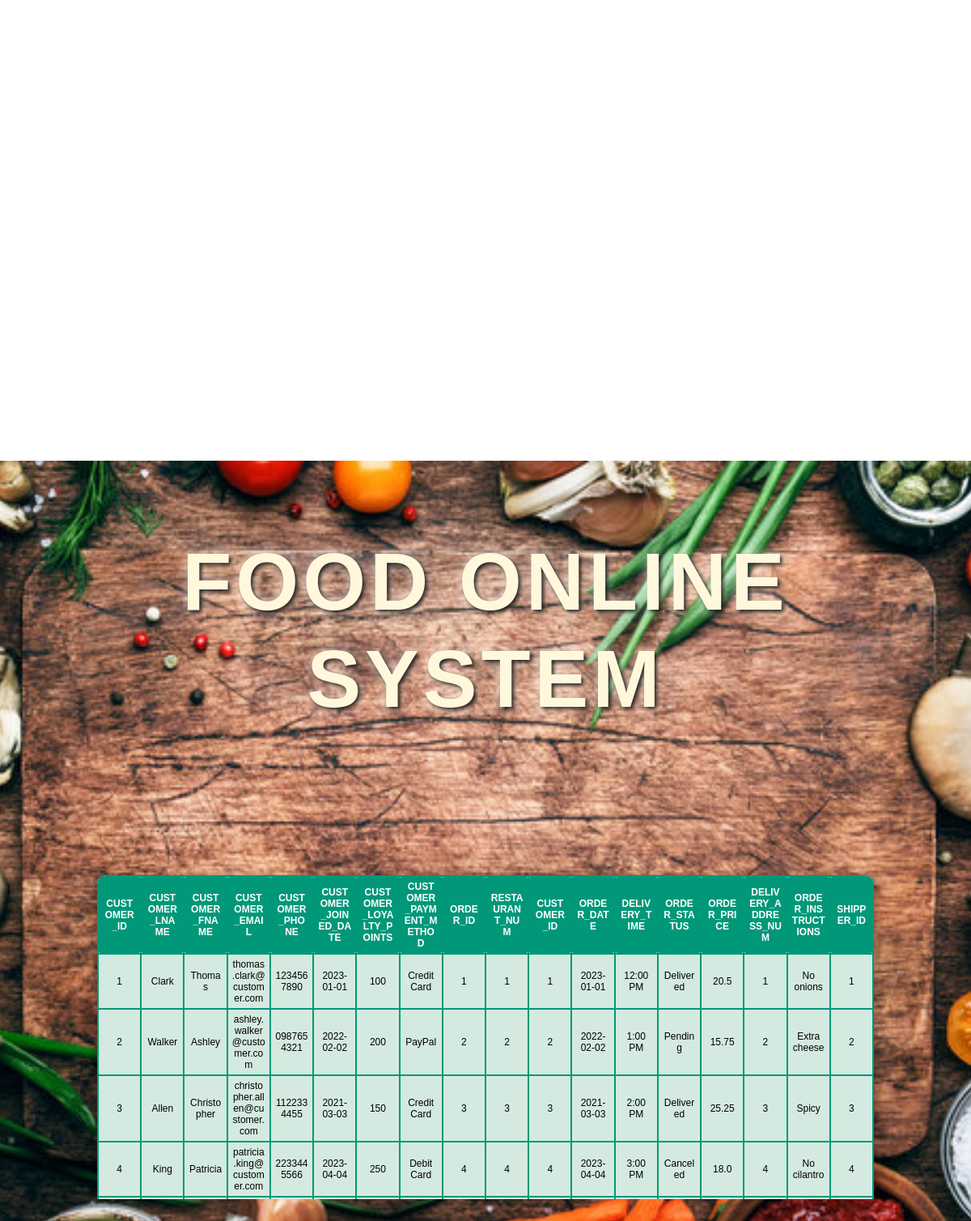
Page /query_one.html on the committed database.
### tables this page shows
CREATE TABLE ORDERS (
    ORDER_ID INTEGER PRIMARY KEY,
    RESTAURANT_NUM INTEGER,
    CUSTOMER_ID INTEGER,
    ORDER_DATE TEXT,
    DELIVERY_TIME TEXT,
    ORDER_STATUS TEXT,
    ORDER_PRICE REAL,
    DELIVERY_ADDRESS_NUM INTEGER,
    ORDER_INSTRUCTIONS TEXT,
    SHIPPER_ID INTEGER,
    FOREIGN KEY (CUSTOMER_ID) REFERENCES CUSTOMERS(CUSTOMER_ID),
    FOREIGN KEY (SHIPPER_ID) REFERENCES SHIPPERS(SHIPPER_ID),
    FOREIGN KEY (RESTAURANT_NUM) REFERENCES RESTAURANTS(RESTAURANT_NUM),
    FOREIGN KEY (DELIVERY_ADDRESS_NUM) REFERENCES DELIVERY_ADDRESSES(DELIVERY_ADDRESS_NUM)
);

CREATE TABLE "CUSTOMERS"(
    CUSTOMER_ID INTEGER PRIMARY KEY UNIQUE NOT NULL,
    CUSTOMER_LNAME TEXT,
    CUSTOMER_FNAME TEXT,
    CUSTOMER_EMAIL TEXT,
    CUSTOMER_PHONE TEXT,
    CUSTOMER_JOINED_DATE TEXT,
    CUSTOMER_LOYALTY_POINTS INTEGER,
    CUSTOMER_PAYMENT_METHOD TEXT
);

### main.py (the view)
@app.route('/query_one.html')
def query_one():
    query = "SELECT * FROM CUSTOMERS INNER JOIN ORDERS ON CUSTOMERS.CUSTOMER_ID = ORDERS.CUSTOMER_ID;"
    query_one_columns, query_one_table = reusable(query)
    return render_template("query_one.html", query_one=query_one_table,
                           columns=query_one_columns)

### main.py (called while the page is built)
def reusable(query: str):
    connection = None
    cursor = None
    try:
        connection = sqlite3.connect('food_online_system.db')
        print("Connected Successfully")
        cursor = connection.cursor()
        cursor.execute(query)
        if query.strip().upper().startswith('SELECT'):
            columns = [column[0] for column in cursor.description]
            results = cursor.fetchall()
            return columns, results
        else:
            connection.commit()
            return cursor.rowcount
    except sqlite3.Error as e:
        print(f"SQLite error: {e}")
    finally:
        if cursor:
            cursor.close()
        if connection:
            connection.close()

### templates/query_one.html (shortened to what this page needs)
<!DOCTYPE html>
<html lang="en">
<head>
    <link rel="stylesheet" href="/static/tables.css?">
</head>
<body>
<section>
    <h1>
        Food Online System
    </h1>
    <div class="table-container">
        <table class="table-center" id="query-one">
            <thead>
            <tr>
                {% for column in columns %}
                <th>{{column}}</th>
                {% endfor %}
            </tr>
            </thead>
            <tbody>
            {% for query_row in query_one %}
            <tr>
                {% for query_column in query_row %}
                <td>{{query_column if query_column is not none else "N/A"}}</td>
                {% endfor %}
            </tr>
            {% endfor %}
            </tbody>
        </table>
    </div>
</section>
</body>
</html>

### static/tables.css (style rules this page uses)
.table-center { border-collapse: collapse; font-size: 0.9em; font-family: sans-serif; min-width: 400px; box-shadow: 0 4px 15px rgba(0, 0, 0, 0.5); border: 4px solid #009879; border-radius: 12px; background-color: #d4eae0; max-width: 100%; margin: 100px auto 25px; overflow: hidden; position: relative; opacity: 0; animation: fadeIn 1s forwards, slideUp 0.8s ease-out forwards; }
.table-center::after { content: ''; position: absolute; top: 0; left: 0; right: 0; bottom: 0; z-index: -1; border-radius: 12px; animation: glowing 2s ease-in-out infinite alternate; }
.table-center thead tr { background-color: #009879; color: #ffffff; text-align: left; border-top-left-radius: 12px; border-top-right-radius: 12px; }
.table-center th, .table-center td { padding: 12px 15px; text-align: center; border: 2px solid #009879; border-radius: 6px; }
body { display: flex; justify-content: center; align-items: center; height: 100vh; background: url('images/tables_background.jpg') no-repeat center; background-size: 120%; margin: 0; }
h1 { text-align: center; font-family: Arial, Helvetica, sans-serif; font-size: 100px; font-style: unset; font-weight: 900; color: cornsilk; line-height: 1.2; text-transform: uppercase; letter-spacing: 5px; margin-top: 50px; text-shadow: 3px 3px 5px rgba(0, 0, 0, 0.8), 0 0 15px rgba(255, 255, 255, 0.7); }
#query-one { width: 80%; table-layout: fixed; border-collapse: collapse; font-size: 12px; border: 2px; }
#query-one th, #query-one td { padding: 5px; word-wrap: break-word; word-break: break-word; white-space: normal; overflow: hidden; }
.table-container { max-height: 500px; overflow-y: auto; margin: auto; }
.table-center thead { position: sticky; top: 0; z-index: 10; background-color: #009879; color: #ffffff; }

### rows in the picture
ORDERS: query_column "1" "100" "1" "1" "1" "1" "1", ORDER_DATE "2023-01-01", DELIVERY_TIME "12:00 PM", ORDER_STATUS "Delivered", ORDER_PRICE "20.5", ORDER_INSTRUCTIONS "No onions"
CUSTOMERS: CUSTOMER_LNAME "Clark", CUSTOMER_FNAME "Thomas", CUSTOMER_EMAIL "thomas.clark@customer.com", CUSTOMER_PHONE "1234567890", CUSTOMER_JOINED_DATE "2023-01-01", CUSTOMER_PAYMENT_METHOD "Credit Card"
ORDERS: query_column "2" "200" "2" "2" "2" "2" "2", ORDER_DATE "2022-02-02", DELIVERY_TIME "1:00 PM", ORDER_STATUS "Pending", ORDER_PRICE "15.75", ORDER_INSTRUCTIONS "Extra cheese"
CUSTOMERS: CUSTOMER_LNAME "Walker", CUSTOMER_FNAME "Ashley", CUSTOMER_EMAIL "ashley.walker@customer.com", CUSTOMER_PHONE "0987654321", CUSTOMER_JOINED_DATE "2022-02-02", CUSTOMER_PAYMENT_METHOD "PayPal"
ORDERS: query_column "3" "150" "3" "3" "3" "3" "3", ORDER_DATE "2021-03-03", DELIVERY_TIME "2:00 PM", ORDER_STATUS "Delivered", ORDER_PRICE "25.25", ORDER_INSTRUCTIONS "Spicy"
CUSTOMERS: CUSTOMER_LNAME "Allen", CUSTOMER_FNAME "Christopher", CUSTOMER_EMAIL "christopher.allen@customer.com", CUSTOMER_PHONE "1122334455", CUSTOMER_JOINED_DATE "2021-03-03", CUSTOMER_PAYMENT_METHOD "Credit Card"
ORDERS: query_column "4" "250" "4" "4" "4" "4" "4", ORDER_DATE "2023-04-04", DELIVERY_TIME "3:00 PM", ORDER_STATUS "Canceled", ORDER_PRICE "18.0", ORDER_INSTRUCTIONS "No cilantro"
CUSTOMERS: CUSTOMER_LNAME "King", CUSTOMER_FNAME "Patricia", CUSTOMER_EMAIL "patricia.king@customer.com", CUSTOMER_PHONE "2233445566", CUSTOMER_JOINED_DATE "2023-04-04", CUSTOMER_PAYMENT_METHOD "Debit Card"

### other values in the picture
{{ column }} "CUSTOMER_ID" "CUSTOMER_LNAME" "CUSTOMER_FNAME" "CUSTOMER_EMAIL" "CUSTOMER_PHONE" "CUSTOMER_JOINED_DATE" "CUSTOMER_LOYALTY_POINTS" "CUSTOMER_PAYMENT_METHOD" "ORDER_ID" "RESTAURANT_NUM" "CUSTOMER_ID" "ORDER_DATE" "DELIVERY_TIME" "ORDER_STATUS" "ORDER_PRICE" "DELIVERY_ADDRESS_NUM" "ORDER_INSTRUCTIONS" "SHIPPER_ID"
